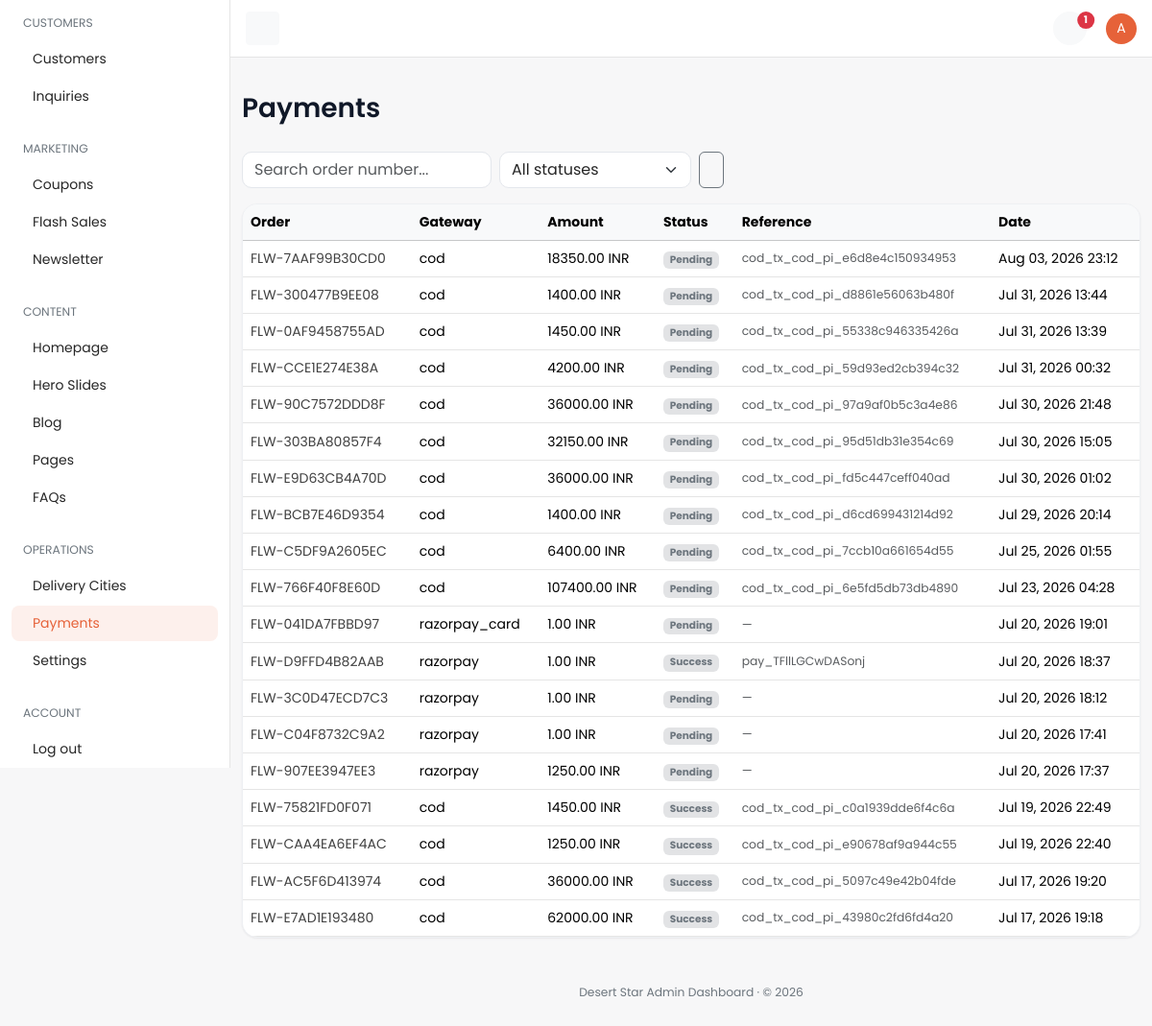
The page /dashboard/payment/ (signed in) on the database its author committed.
### payments/models.py (models this page shows, shortened)
class PaymentTransaction(TimeStampedModel):
    order = models.ForeignKey(
        "orders.Order",
        on_delete=models.CASCADE,
        related_name="payment_transactions",
        verbose_name="Order",
    )
    gateway_key = models.CharField(max_length=40, db_index=True, verbose_name="Gateway key")
    amount = models.DecimalField(max_digits=12, decimal_places=2, verbose_name="Amount")
    currency = models.ForeignKey(
        "core.Currency",
        on_delete=models.PROTECT,
        related_name="payment_transactions",
        verbose_name="Currency",
    )
    status = models.CharField(
        max_length=20,
        choices=PaymentStatus.choices,
        default=PaymentStatus.PENDING,
        db_index=True,
        verbose_name="Status",
    )
    external_intent_id = models.CharField(
        max_length=120,
        blank=True,
        db_index=True,
        verbose_name="External intent ID",
    )
    external_transaction_id = models.CharField(
        max_length=120,
        blank=True,
        verbose_name="External transaction ID",
    )
    metadata = models.JSONField(default=dict, verbose_name="Metadata")
    class Meta:
        verbose_name = "Payment transaction"
        verbose_name_plural = "Payment transactions"
        indexes = [
            models.Index(fields=["order", "status"], name="pay_tx_order_status_idx"),
            models.Index(fields=["gateway_key", "status"], name="pay_tx_gateway_status_idx"),
        ]

### orders/models.py (models this page shows, shortened)
class Order(TimeStampedModel):
    customer_profile = models.ForeignKey(
        "accounts.CustomerProfile",
        on_delete=models.CASCADE,
        related_name="orders",
        null=True,
        blank=True,
        verbose_name="Customer profile",
        help_text="Owner of this order; null for guest checkout.",
    )
    cart = models.ForeignKey(
        "cart.Cart",
        on_delete=models.SET_NULL,
        null=True,
        blank=True,
        related_name="orders",
        verbose_name="Source cart",
    )
    order_number = models.CharField(
        max_length=32,
        unique=True,
        db_index=True,
        verbose_name="Order number",
        help_text="Human-readable unique order reference.",
    )
    idempotency_key = models.CharField(
        max_length=64,
        unique=True,
        null=True,
        blank=True,
        db_index=True,
        verbose_name="Idempotency key",
        help_text="Client-supplied key preventing duplicate order creation.",
    )
    order_status = models.CharField(
        max_length=20,
        choices=OrderStatus.choices,
        default=OrderStatus.RECEIVED,
        db_index=True,
        verbose_name="Order status",
    )
    delivery_date = models.DateField(
        null=True,
        blank=True,
        verbose_name="Delivery date",
        db_index=True,
    )
    subtotal = models.DecimalField(max_digits=12, decimal_places=2, default=0)
    coupon_discount = models.DecimalField(max_digits=12, decimal_places=2, default=0)
    delivery_charge = models.DecimalField(max_digits=12, decimal_places=2, default=0)
    total_amount = models.DecimalField(
        max_digits=12,
        decimal_places=2,
        verbose_name="Total amount",
        help_text="Order total in the customer's checkout currency.",
    )
    currency = models.ForeignKey(
        "core.Currency",
        on_delete=models.PROTECT,
        null=True,
        blank=True,
        related_name="orders",
        verbose_name="Currency",
    )
    delivery_address_snapshot = models.JSONField(
        default=dict,
        verbose_name="Delivery address snapshot",
    )
    invoice_details = models.JSONField(default=dict, verbose_name="Invoice details")
    class Meta:
        verbose_name = "Order"
        verbose_name_plural = "Orders"
        indexes = [
            models.Index(
                fields=["customer_profile", "-created_at"],
                name="ord_customer_created_idx",
            ),
            models.Index(fields=["order_status"], name="orders_order_status_idx"),
            models.Index(fields=["idempotency_key"], name="orders_idempotency_key_idx"),
        ]
        ordering = ["-created_at"]

### core/models.py (models this page shows, shortened)
class TimeStampedModel(models.Model):
    created_at = models.DateTimeField(
        auto_now_add=True,
        db_index=True,
        verbose_name="Created at",
        help_text="Timestamp when this record was first created.",
    )
    updated_at = models.DateTimeField(
        auto_now=True,
        db_index=True,
        verbose_name="Updated at",
        help_text="Timestamp when this record was last modified.",
    )
    class Meta:
        abstract = True

class Currency(TimeStampedModel):
    code = models.CharField(
        max_length=3,
        unique=True,
        db_index=True,
        verbose_name="Currency code",
        help_text="ISO 4217 currency code, e.g. QAR or USD.",
    )
    symbol = models.CharField(
        max_length=8,
        verbose_name="Symbol",
        help_text="Display symbol shown alongside prices, e.g. ر.ق or $.",
    )
    exchange_rate_to_base = models.DecimalField(
        max_digits=18,
        decimal_places=8,
        verbose_name="Exchange rate to base",
        help_text="Multiplier to convert this currency into the platform base currency.",
    )
    is_default = models.BooleanField(
        default=False,
        db_index=True,
        verbose_name="Is default",
        help_text="When True, this currency is the storefront default.",
    )
    is_active = models.BooleanField(
        default=True,
        db_index=True,
        verbose_name="Is active",
        help_text="When False, this currency is hidden/inactive on the storefront.",
    )
    class Meta:
        verbose_name = "Currency"
        verbose_name_plural = "Currencies"
        indexes = [
            models.Index(fields=["is_default"], name="core_currency_is_default_idx"),
        ]

### dashboard/views/misc.py (the view)
# urls.py: path("payment/", misc.payment_list, name="payment-list"),
@dashboard_required
@require_http_methods(["GET"])
def payment_list(request: HttpRequest) -> HttpResponse:
    qs = PaymentTransaction.objects.select_related("order", "currency").order_by("-created_at")
    status = request.GET.get("status", "").strip()
    if status:
        qs = qs.filter(status=status)
    query = request.GET.get("q", "").strip()
    if query:
        qs = qs.filter(order__order_number__icontains=query)
    paginator = Paginator(qs, 25)
    page_obj = paginator.get_page(request.GET.get("page"))
    params = request.GET.copy()
    params.pop("page", None)
    return render(
        request,
        "dashboard/payments/list.html",
        {
            "nav_section": "payments",
            "page_title": "Payments",
            "page_obj": page_obj,
            "objects": page_obj.object_list,
            "statuses": PaymentStatus.choices,
            "current_status": status,
            "search_query": query,
            "querystring": params.urlencode(),
        },
    )

### cart/selectors.py (called while the page is built, shortened)
def get_cart_for_request(*, request: HttpRequest) -> Optional[Cart]:
    if hasattr(request, _CART_CACHE_ATTR):
        return getattr(request, _CART_CACHE_ATTR)
    if not request.session.session_key:
        request.session.create()
    session_key = request.session.session_key
    cart = None
    if request.user.is_authenticated and hasattr(request.user, "customer_profile"):
        cart = (
            Cart.objects.filter(customer_profile=request.user.customer_profile)
            .select_related("currency", "destination_city")
            .first()
        )
    if cart is None:
        cart = (
            Cart.objects.filter(session_key=session_key)
            .select_related("currency", "destination_city")
            .first()
        )
    setattr(request, _CART_CACHE_ATTR, cart)
    return cart

def get_cart_item_count(*, cart: Cart | None) -> int:
    if cart is None:
        return 0
    total = CartItem.objects.filter(cart=cart).aggregate(total=Sum("quantity"))["total"]
    return int(total or 0)

def get_cart_count(*, request: HttpRequest) -> int:
    cart = get_cart_for_request(request=request)
    return get_cart_item_count(cart=cart)

def get_cart_product_ids(*, request: HttpRequest) -> set[int]:
    cart = get_cart_for_request(request=request)
    if not cart:
        return set()
    return set(CartItem.objects.filter(cart=cart).values_list("product_id", flat=True))

def _wishlist_items_qs(*, request: HttpRequest):
    from accounts.models import WishlistItem
    if request.user.is_authenticated and hasattr(request.user, "customer_profile"):
        return WishlistItem.objects.filter(
            wishlist__customer_profile=request.user.customer_profile
        )

def get_wishlist_count(*, request: HttpRequest) -> int:
    return _wishlist_items_qs(request=request).count()

def get_wishlist_product_ids(*, request: HttpRequest) -> set[int]:
    return set(_wishlist_items_qs(request=request).values_list("product_id", flat=True))

### core/selectors.py (called while the page is built)
def get_default_currency() -> Optional[Currency]:
    cached = cache.get(DEFAULT_CURRENCY_CACHE_KEY)
    if cached is not None:
        return cached
    currency = Currency.objects.filter(is_default=True).first()
    if currency is not None:
        cache.set(DEFAULT_CURRENCY_CACHE_KEY, currency, DEFAULT_CURRENCY_TTL)
    return currency

### core/services.py (called while the page is built)
def get_site_settings() -> SiteSettings:
    settings, _ = SiteSettings.objects.get_or_create(pk=SITE_SETTINGS_PK)
    return settings

### dashboard/templates/dashboard/payments/list.html (shortened to what this page needs)
{% extends "dashboard/base.html" %}
{% block page_title %}Payments{% endblock %}
{% block content %}
<div class="row">
  <div class="col-12">
    <form method="get" class="d-flex gap-2 mb-3 flex-wrap">
      <input type="text" name="q" value="{{ search_query }}" class="form-control" style="max-width: 260px;" placeholder="Search order number..." />
      <select name="status" class="form-select" style="max-width: 200px;" onchange="this.form.submit()">
        <option value="">All statuses</option>
      </select>
      <button type="submit" class="btn btn-outline-secondary"></button>
    </form>
    <div class="card table-responsive">
      <table class="table mb-0 text-nowrap table-hover align-middle">
        <thead class="table-light"><tr><th>Order</th><th>Gateway</th><th>Amount</th><th>Status</th><th>Reference</th><th>Date</th></tr></thead>
        <tbody>
          {% for pay in objects %}
          <tr>
            <td><a href="{% url 'dashboard:order-detail' pay.order_id %}">{{ pay.order.order_number }}</a></td>
            <td>{{ pay.gateway_key }}</td>
            <td>{{ pay.amount|floatformat:2 }} {{ pay.currency.code }}</td>
            <td><span class="badge bg-secondary-subtle text-secondary">{{ pay.get_status_display }}</span></td>
            <td class="small text-muted">{{ pay.external_transaction_id|default:"—" }}</td>
            <td>{{ pay.created_at|date:"M d, Y H:i" }}</td>
          </tr>
          {% empty %}<tr><td colspan="6" class="text-center text-secondary py-5">No payment transactions.</td></tr>{% endfor %}
        </tbody>
      </table>
    </div>
  </div>
</div>
{% endblock %}

### dashboard/templates/dashboard/partials/_topbar.html (shortened to what this page needs)
{% load static %}
<nav id="topbar" class="navbar bg-white border-bottom fixed-top topbar px-3">
  <button id="toggleBtn" class="d-none d-lg-inline-flex btn btn-light btn-icon btn-sm" type="button">
  </button>
  <div>
    <ul class="list-unstyled d-flex align-items-center mb-0 gap-1">
      <li>
        <a class="position-relative btn-icon btn-sm btn-light btn rounded-circle" data-bs-toggle="dropdown"
           aria-expanded="false" href="#" role="button">
          {% if dashboard_unread_count %}
          <span class="position-absolute top-0 start-100 translate-middle badge rounded-pill bg-danger mt-2 ms-n2">
            {{ dashboard_unread_count }}
          </span>
          {% endif %}
        </a>
      </li>
      <li class="ms-3 dropdown">
        <a href="#" role="button" data-bs-toggle="dropdown" aria-expanded="false">
          <span class="avatar avatar-sm avatar-primary rounded-circle">
            <span class="avatar-initials rounded-circle">{{ request.user.get_username|slice:":1"|upper }}</span>
          </span>
        </a>
      </li>
    </ul>
  </div>
</nav>

### static/dashboard/css/dashboard.css (style rules this page uses)
:root { --bs-primary: #e66239; --bs-primary-rgb: 230, 98, 57; --bs-primary-text-emphasis: #8a3a22; --bs-primary-bg-subtle: #fbe0d7; --bs-primary-border-subtle: #f5b7a4; --bs-link-color: #404040; --bs-link-color-rgb: 64, 64, 64; --bs-link-hover-color: #e66239; --bs-link-hover-color-rgb: 230, 98, 57; --bs-body-font-family: "Poppins", system-ui, -apple-system, "Segoe UI", Roboto, sans-serif; --bs-body-font-size: 0.875rem; --bs-body-color: #262626; --bs-border-color: #e5e5e5; --bs-tertiary-bg: #f5f5f5; }
body { font-family: var(--bs-body-font-family); background-color: #f7f7f8; }
a { text-decoration: none; }
.card { --bs-card-border-color: #eee; box-shadow: 0 1px 2px rgba(16, 24, 40, 0.05); }
.topbar { height: 60px; margin-left: 240px; }
.avatar { position: relative; display: inline-block; width: 3rem; height: 3rem; }
.avatar-sm { width: 2rem; height: 2rem; }
.avatar-initials { display: flex; justify-content: center; align-items: center; width: 100%; height: 100%; pointer-events: none; text-transform: uppercase; }
.avatar-primary .avatar-initials { color: #fff; background-color: #e66239; }
.btn-icon { position: relative; display: inline-flex; flex-shrink: 0; justify-content: center; align-items: center; font-size: 0.93rem; font-weight: 400; width: 2.5rem; height: 2.5rem; padding: 0; }
.btn-icon.btn-sm { font-size: 0.875rem; width: 2.1875rem; height: 2.1875rem; }
:root { --dash-ink: #101828; --dash-muted: #667085; --dash-line: #eef0f3; --dash-radius: 16px; }
.card { --bs-card-border-color: #eef0f3; border-radius: var(--dash-radius); box-shadow: 0 1px 2px rgba(16, 24, 40, 0.04), 0 1px 3px rgba(16, 24, 40, 0.03); }
.form-control, .form-select { border-color: #e4e7ec; border-radius: 10px; }

### rows shown on the page
PaymentTransaction: order.order_number "FLW-7AAF99B30CD0", gateway_key "cod", amount "18350.00", currency.code "INR", status "Pending", external_transaction_id "cod_tx_cod_pi_e6d8e4c150934953", created_at "Aug 03, 2026 23:12"
PaymentTransaction: order.order_number "FLW-300477B9EE08", gateway_key "cod", amount "1400.00", currency.code "INR", status "Pending", external_transaction_id "cod_tx_cod_pi_d8861e56063b480f", created_at "Jul 31, 2026 13:44"
PaymentTransaction: order.order_number "FLW-0AF9458755AD", gateway_key "cod", amount "1450.00", currency.code "INR", status "Pending", external_transaction_id "cod_tx_cod_pi_55338c946335426a", created_at "Jul 31, 2026 13:39"
PaymentTransaction: order.order_number "FLW-CCE1E274E38A", gateway_key "cod", amount "4200.00", currency.code "INR", status "Pending", external_transaction_id "cod_tx_cod_pi_59d93ed2cb394c32", created_at "Jul 31, 2026 00:32"
PaymentTransaction: order.order_number "FLW-90C7572DDD8F", gateway_key "cod", amount "36000.00", currency.code "INR", status "Pending", external_transaction_id "cod_tx_cod_pi_97a9af0b5c3a4e86", created_at "Jul 30, 2026 21:48"
PaymentTransaction: order.order_number "FLW-303BA80857F4", gateway_key "cod", amount "32150.00", currency.code "INR", status "Pending", external_transaction_id "cod_tx_cod_pi_95d51db31e354c69", created_at "Jul 30, 2026 15:05"
PaymentTransaction: order.order_number "FLW-E9D63CB4A70D", gateway_key "cod", amount "36000.00", currency.code "INR", status "Pending", external_transaction_id "cod_tx_cod_pi_fd5c447ceff040ad", created_at "Jul 30, 2026 01:02"
PaymentTransaction: order.order_number "FLW-BCB7E46D9354", gateway_key "cod", amount "1400.00", currency.code "INR", status "Pending", external_transaction_id "cod_tx_cod_pi_d6cd699431214d92", created_at "Jul 29, 2026 20:14"
PaymentTransaction: order.order_number "FLW-C5DF9A2605EC", gateway_key "cod", amount "6400.00", currency.code "INR", status "Pending", external_transaction_id "cod_tx_cod_pi_7ccb10a661654d55", created_at "Jul 25, 2026 01:55"
PaymentTransaction: order.order_number "FLW-766F40F8E60D", gateway_key "cod", amount "107400.00", currency.code "INR", status "Pending", external_transaction_id "cod_tx_cod_pi_6e5fd5db73db4890", created_at "Jul 23, 2026 04:28"
PaymentTransaction: order.order_number "FLW-041DA7FBBD97", gateway_key "razorpay_card", amount "1.00", currency.code "INR", status "Pending", external_transaction_id "—", created_at "Jul 20, 2026 19:01"
PaymentTransaction: order.order_number "FLW-D9FFD4B82AAB", gateway_key "razorpay", amount "1.00", currency.code "INR", status "Success", external_transaction_id "pay_TFllLGCwDASonj", created_at "Jul 20, 2026 18:37"
PaymentTransaction: order.order_number "FLW-3C0D47ECD7C3", gateway_key "razorpay", amount "1.00", currency.code "INR", status "Pending", external_transaction_id "—", created_at "Jul 20, 2026 18:12"
PaymentTransaction: order.order_number "FLW-C04F8732C9A2", gateway_key "razorpay", amount "1.00", currency.code "INR", status "Pending", external_transaction_id "—", created_at "Jul 20, 2026 17:41"
PaymentTransaction: order.order_number "FLW-907EE3947EE3", gateway_key "razorpay", amount "1250.00", currency.code "INR", status "Pending", external_transaction_id "—", created_at "Jul 20, 2026 17:37"
PaymentTransaction: order.order_number "FLW-75821FD0F071", gateway_key "cod", amount "1450.00", currency.code "INR", status "Success", external_transaction_id "cod_tx_cod_pi_c0a1939dde6f4c6a", created_at "Jul 19, 2026 22:49"
PaymentTransaction: order.order_number "FLW-CAA4EA6EF4AC", gateway_key "cod", amount "1250.00", currency.code "INR", status "Success", external_transaction_id "cod_tx_cod_pi_e90678af9a944c55", created_at "Jul 19, 2026 22:40"
PaymentTransaction: order.order_number "FLW-AC5F6D413974", gateway_key "cod", amount "36000.00", currency.code "INR", status "Success", external_transaction_id "cod_tx_cod_pi_5097c49e42b04fde", created_at "Jul 17, 2026 19:20"
PaymentTransaction: order.order_number "FLW-E7AD1E193480", gateway_key "cod", amount "62000.00", currency.code "INR", status "Success", external_transaction_id "cod_tx_cod_pi_43980c2fd6fd4a20", created_at "Jul 17, 2026 19:18"

### other values the page prints
{{ dashboard_unread_count }} "1"
{{ request.user.get_username|slice:":1"|upper }} "A"
